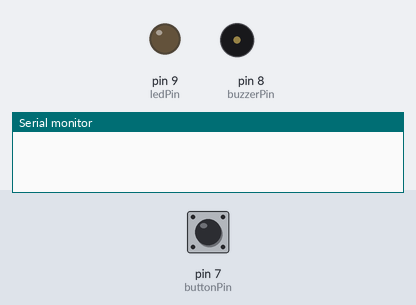
Bench run of a sketch on a simulated Arduino Uno, built with avr-gcc and run on an emulated ATmega328P. On the bench: output pins drawn as LEDs (lit = HIGH), buzzer (waves = sounding), the last lines printed to the serial monitor. The test bench sets the inputs (shaded band); at power-on: pin 7 (buttonPin) HIGH.

Above: at 1.2 s.
1.3 s: pin 7 (buttonPin) pulled LOW for 0.15 s
At 1.52 s:
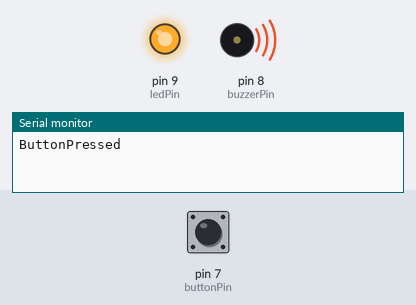
4.3 s: pin 7 (buttonPin) pulled LOW for 1 s
7.3 s: pin 7 (buttonPin) pulled LOW for 3.2 s
Timing chart, 0 to 15.5 s (numbered marks = the images above; inputs shaded):
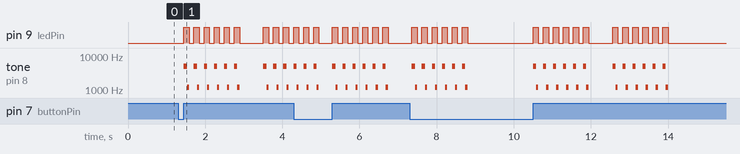

The sketch:

PanicButton.ino
```cpp
const int buttonPin = 7;
const int ledPin = 9;
const int buzzerPin = 8;
bool isBlinking = false;

void setup() {
  pinMode(buttonPin, INPUT_PULLUP); // Set the button pin as input with internal pull-up resistor
  pinMode(ledPin, OUTPUT); // Set the LED pin as output
  pinMode(buzzerPin, OUTPUT);
  Serial.begin(9600); // Initialize serial communication
}

void loop() {
  if (digitalRead(buttonPin) == LOW) { // Check if the button is pressed
    isBlinking = !isBlinking; // Toggle the blinking state
    Serial.println("ButtonPressed"); // Send "ButtonPressed" signal to the PC
    while (digitalRead(buttonPin) == LOW) {} // Wait for button release
  }

  if (isBlinking) {
    bip5();
    isBlinking = !isBlinking;
  } else {
    digitalWrite(ledPin, LOW); // Turn off the LED if not blinking
  }
}

void bip(){
  tone(buzzerPin, 1200);   // frequency in Hz
  delay(60);               // duration in ms
  noTone(buzzerPin);
}

void bip2(){
  tone(buzzerPin, 900);
  delay(150);
  tone(buzzerPin, 1200);
  delay(150);
  noTone(buzzerPin);

}

void bip3(){
  analogWrite(buzzerPin, 500);   // frequency in Hz
  delay(100);               // duration in ms
  analogWrite(buzzerPin, 0);
}

void bip4(){
  for (int i = 0; i < 8; i++) {
  tone(buzzerPin, 1100);
  digitalWrite(ledPin, HIGH); // Turn on the LED
  delay(100);
  noTone(buzzerPin);
  digitalWrite(ledPin, LOW); // Turn off the LED
  delay(100);
}
}

void bip5(){
  for (int i = 0; i < 6; i++) {
    tone(buzzerPin, 5000);   // mid-low radio beep
    digitalWrite(ledPin, HIGH); // Turn on the LED
    delay(80);
    tone(buzzerPin, 1200);   // mid-low radio beep
    delay(60);
    noTone(buzzerPin);
    digitalWrite(ledPin, LOW); // Turn off the LED
    delay(120);
  }
  delay(500);
  for (int i = 0; i < 6; i++) {
    tone(buzzerPin, 5000);   // mid-low radio beep
    digitalWrite(ledPin, HIGH); // Turn on the LED
    delay(80);
    tone(buzzerPin, 1200);   // mid-low radio beep
    delay(60);
    noTone(buzzerPin);
    digitalWrite(ledPin, LOW); // Turn off the LED
    delay(120);
}
}
```
